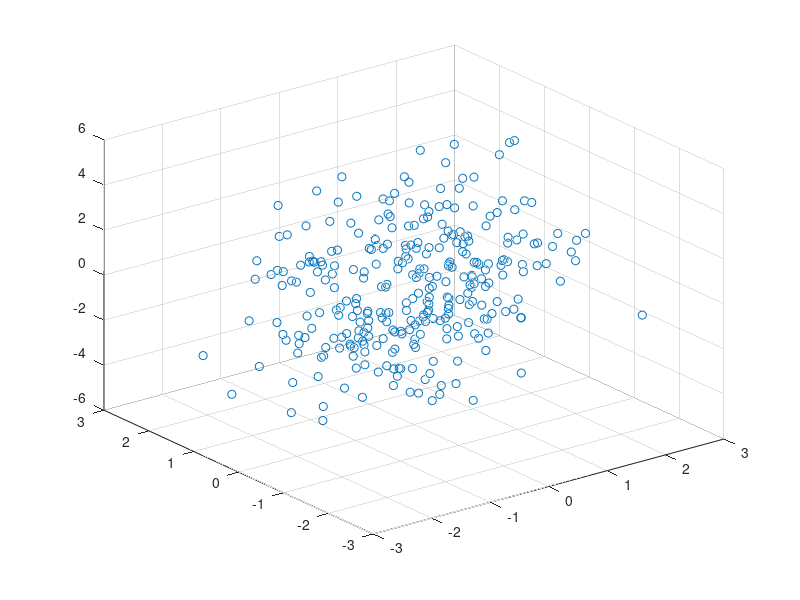

This chart was generated by the following MATLAB code:
clear all; clc; close all; 
m = 300; 
n = 2;
X = randn(m,n);
Y = sum(X,2) + randn(m,1);
% coeff = pca()

scatter3(X(:,1),X(:,2),Y)

pca(X)
